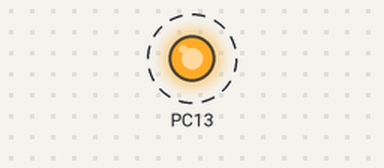
A sketch run on a simulated STM32 Blue Pill. Parts: output pins drawn as LEDs (lit = HIGH). Dashed ring = blinking.

Above: at 0.5 s.
Timing chart, 0 to 4.6 s (numbered marks = the images above):
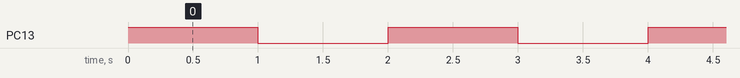

The sketch:

src.ino
```cpp
// -*- lsst-c++ -*-
/**
 * Sample src.ino file (entry point)
 *
 * @file src.ino
 *
 * @brief Sample source file entry point demonstrating local include calls.
 *
 * @author <Name>
 * Contact: <Email>
 *
 * Copyright © [year] <Copyright Owner>.
 */
// #include <SoftwareSerial.h>
#include <Lib1.h>
#include <Lib2.h>
#include <Arduino.h>

Lib1 lb1("Hello from Lib1!");
Lib2 lb2("Hello from Lib2!");

void setup() {
  // put your setup code here, to run once:
  pinMode(PC13, OUTPUT);
}

void loop() {
  // put your main code here, to run repeatedly:
  digitalWrite(PC13, HIGH);
  delay(1000);
  digitalWrite(PC13, LOW);
  delay(1000);
}
```

Measured:
- by itself, PC13: alternates HIGH for 1.0 s and LOW for 1.0 s
